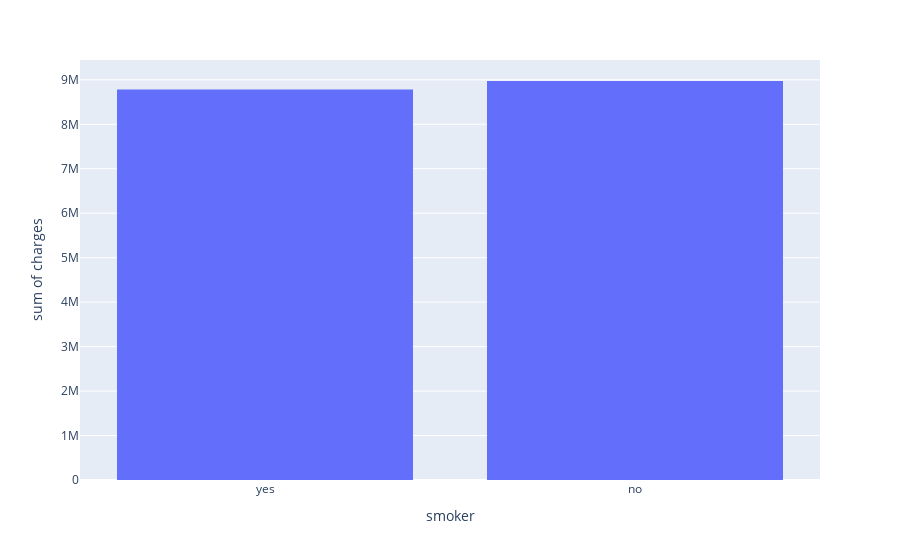

Write notebook code for a chart like this one.
### Code cell
px.histogram(df,
             y='charges',
             x='smoker').show()

### Figure 1 — Plotly figure (JSON) as saved in the notebook; plotly's stock layout.template omitted (floating-point values rounded to 4 significant figures; data arrays with more than 128 entries replaced by an {"elided": "..."} marker saying what was removed)
{"data": [{"bingroup": "x", "histfunc": "sum", "hovertemplate": "smoker=%{x}<br>sum of charges=%{y}<extra></extra>", "legendgroup": "", "marker": {"color": "#636efa", "pattern": {"shape": ""}}, "name": "", "orientation": "v", "showlegend": false, "type": "histogram", "x": {"elided": "1338 str values"}, "xaxis": "x", "y": {"elided": "1338 float values"}, "yaxis": "y"}], "layout": {"barmode": "relative", "legend": {"tracegroupgap": 0}, "margin": {"t": 60}, "xaxis": {"anchor": "y", "domain": [0, 1], "title": {"text": "smoker"}}, "yaxis": {"anchor": "x", "domain": [0, 1], "title": {"text": "sum of charges"}}}}
